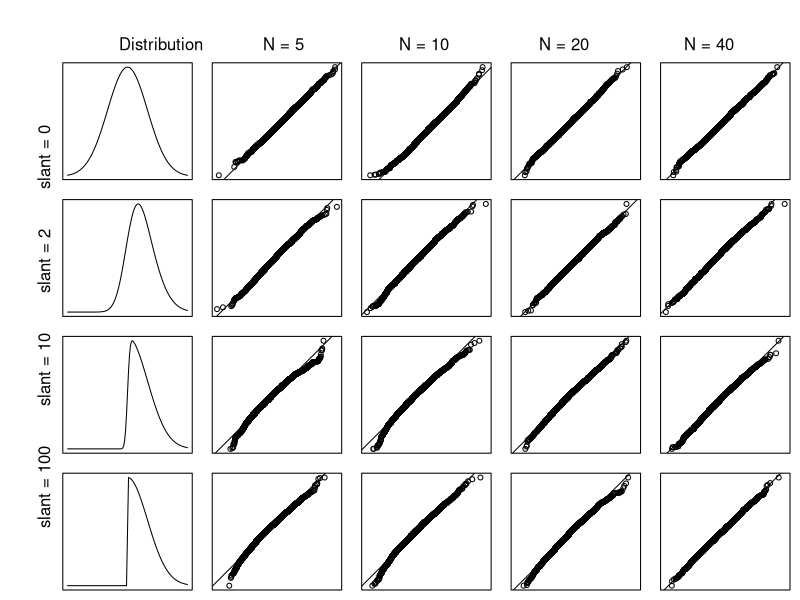
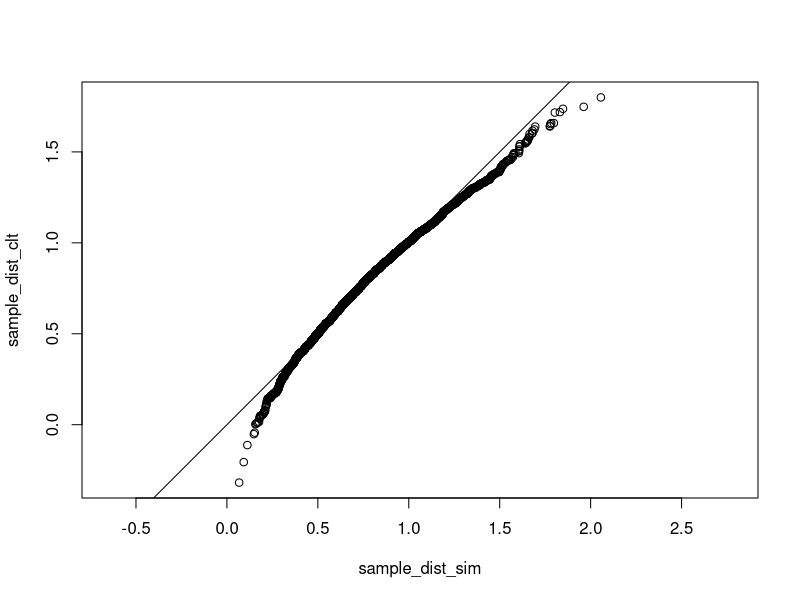

These figures' R source, in order:
## ---- chunk 1
require(magrittr)

#install.packages("sn")
require(sn)
# ?sn::rsn
## ---- chunk 2
#set parameters
slant <- c(0,2,10,100)
loc <- 0
sc <- 1

r <- 5000
N <- c(5, 10, 20, 40)
## ---- chunk 3
generate_qq <- function(slant, N, location = loc, scale = sc, R = r) {
  # Quantities to calculate/generate
  delta <- slant / (sqrt(1 + slant ^ 2))
  pop_mean <- location + scale * delta * sqrt(2 / pi)
  pop_sd <- sqrt(scale ^ 2 * (1 - (2 * delta ^ 2) / pi))
  
  Z <- rnorm(R)
  sample_dist_clt <- Z / sqrt(N) * pop_sd + pop_mean
  
  sample_sn <-
  array(rsn(
  R * N,
  xi = location,
  omega = scale,
  alpha = slant
  ), dim = c(R, N))
  sample_dist_sim <- apply(sample_sn, 1, mean)
  
  # QQ plot
  qqplot(sample_dist_sim, sample_dist_clt, asp = 1, axes = FALSE, frame.plot=TRUE, ann = FALSE)
  abline(0, 1)
}
## ---- chunk 4
x <- seq(from = -3, to = 3, by = 0.05) 

par(mfrow = c(4,5), mai=c(0.1,0.1,0.1,0.1), oma = c(0, 4, 4, 0))

for(s in slant){
  plot(dsn(x, omega = sc, xi = loc, alpha = s), type = "l", axes = FALSE, frame.plot=TRUE)
  for(n in N){
    generate_qq(slant = s, N = n)
  }
}
mtext('slant = 100        slant = 10        slant = 2        slant = 0'
      , side = 2, outer = TRUE)
mtext('Distribution            N = 5                   N = 10                  N = 20                   N = 40'
      , side = 3, outer = TRUE)
dev.copy(png, "plot.png", , width=500, height=350)
dev.off()
## ---- chunk 5
# Parameters that do not change
R <- 5000
location <- 0
scale <- 1

# Parameters that will change
N <- 5
slant <- 10

# Quantites to calculate/generate
# use formula from wikipedia of skewed normal distribution
delta <- (slant/sqrt(1+slant^2))
pop_mean <- location+scale*delta*(sqrt(2/pi))
pop_sd <-sqrt(scale^2*(1-((2*delta^2)/pi)))


'
Check if we are correct
sample <- rsn(1000, xi = location, omega = scale, alpha = slant)

mean(sample)
pop_mean
sd(sample)
pop_sd
'

Z <- rnorm(R)
sample_dist_clt <- Z*(pop_sd/sqrt(N))+pop_mean

random.skew <- array(rsn(R*N, xi = location, omega = scale, alpha = slant), dim = c(R,N))
sample_dist_sim <- apply(random.skew, 1, mean)
  
# QQ plots
qqplot(sample_dist_sim, sample_dist_clt, asp = 1)
abline(0,1)

# Optional (Display the 95% CI from the clt and the sim)
